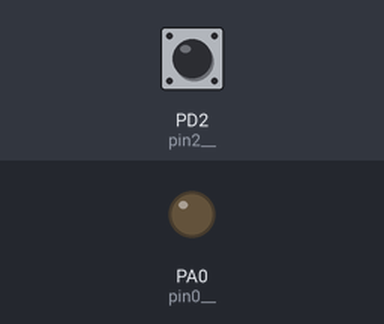
This program was run on a simulated ATmega32, built with avr-gcc and emulated at 8 MHz. Shown: output pins drawn as LEDs (lit = HIGH). The inputs (shaded band) are chosen by the test bench; at power-on: PD2 (pin2__) HIGH.

Above: at 1.2 s.
1.3 s: PD2 (pin2__) pulled LOW for 0.15 s
At 1.7 s:
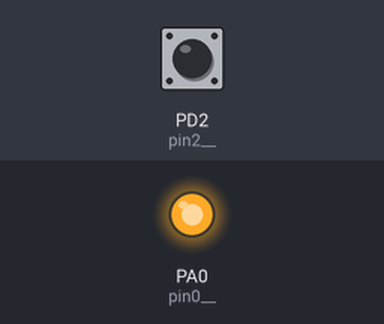
Timing chart, 0 to 4.3 s (numbered marks = the images above; inputs shaded):
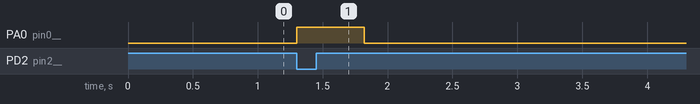

Measured:
- after the input at 1.3 s, PA0 (pin0__): LOW → HIGH at once, → LOW 0.52 s later

The program:

main.c
```c
/*
 * main.c
 *
 *  Created on: Jan 1, 2022
 *      Author: Moaz Mahmoud
 */
#include "lib/STD_TYPES.h"
#include "lib/BIT_MATH.h"
#include"MCAL/DIO/DIO_interface.h"
#include"MCAL/GIE/GIE_interface.h"
#include "MCAL/EXTI/EXTI_interface.h"
#include "util/delay.h"


int main(){
	GIE_vdEnable();
	DIO_u8SetPinDirection(portD,pin2__,pinInput);
	DIO_u8SetPinValue(portD,pin2__,pinHigh);

	DIO_u8SetPinDirection(portA,pin0__,pinOutput);
	EXT0_vdEnable();

	while (1){

	}
}

void __vector_1(void) __attribute__((signal));

void __vector_1(void){
	DIO_u8SetPinValue(portA,pin0__,pinHigh);
	_delay_ms(500);
	DIO_u8SetPinValue(portA,pin0__,pinLow);

}
```

DIO_interface.h
```c
#ifndef DIO_INTERFACE_H
#define DIO_INTERFACE_H

/*Port enum*/
typedef enum {
	portA,
	portB,
	portC,
	portD

}enum_port;

/*Pin enum*/
typedef enum{
	pin0__,
	pin1__,
	pin2__,
	pin3__,
	pin4__,
	pin5__,
	pin6__,
	pin7__
}enum_pin;

/*direction enum*/
typedef enum {
	pinInput,
	pinOutput,
	generalio,
	portOutput=0xff,
	portInput=0x00
}enum_direction;

/*value enum*/
typedef enum{
	pinLow,
	pinHigh,
	portLow  =0x00,
	portHigh =0xff

}enum_value;


/*Set direction of any pin on any port*/
u8 DIO_u8SetPinDirection(enum_port Copy_enuPort, enum_pin Copy_enuPin, enum_direction Copy_enuDirection);
/*Set value of any pin in any port*/
u8 DIO_u8SetPinValue(enum_port Copy_enuPort, enum_pin Copy_enuPin, enum_value Copy_enuvalue);
/*Read value of any pin in any port*/
u8 DIO_u8GetPinValue(enum_port Copy_enuPort, enum_pin Copy_enuPin, u8 *pu8Value);
/*----------------------------------------------------------------------------------------*/
/*Set any port direction*/
u8 DIO_u8SetPortDirection(enum_port Copy_enuPort, enum_direction Copy_u8GeneralIO);
/*Set any port value*/
u8 DIO_u8SetPortValue(enum_port Copy_enuPort, enum_value Copy_u8GeneralValue);
/*Read any port value*/
u8 DIO_u8GetPortValue(enum_port Copy_enuPort, u8 *pu8Value);

#endif
```

DIO_prog.c
```c
#include"../../lib/BIT_MATH.h"
#include"../../lib/STD_TYPES.h"
#include"DIO_interface.h"
#include"DIO_registers.h"

/*Set direction of any pin on any port*/
u8 DIO_u8SetPinDirection(enum_port Copy_enuPort, enum_pin Copy_enuPin, enum_direction Copy_enuDirection){
/*Input*/
	if(Copy_enuDirection== pinInput){
		switch(Copy_enuPort){
		case portA: CLR_BIT(DDRA,Copy_enuPin);break;
		case portB: CLR_BIT(DDRB,Copy_enuPin);break;
		case portC: CLR_BIT(DDRC,Copy_enuPin);break;
		case portD: CLR_BIT(DDRD,Copy_enuPin);break;
		}

	}
/*Output*/
	else if(Copy_enuDirection== pinOutput){
		switch(Copy_enuPort){
		case portA: SET_BIT(DDRA,Copy_enuPin);break;
		case portB: SET_BIT(DDRB,Copy_enuPin);break;
		case portC: SET_BIT(DDRC,Copy_enuPin);break;
		case portD: SET_BIT(DDRD,Copy_enuPin);break;
		}

	}
}

/*Set any pin value in any port*/
u8 DIO_u8SetPinValue(enum_port Copy_enuPort, enum_pin Copy_enuPin, enum_value Copy_enuvalue){

	if(Copy_enuvalue == pinHigh){
		switch (Copy_enuPort){
		case portA: SET_BIT(PORTA,Copy_enuPin);break;
		case portB: SET_BIT(PORTB,Copy_enuPin);break;
		case portC: SET_BIT(PORTC,Copy_enuPin);break;
		case portD: SET_BIT(PORTD,Copy_enuPin);break;
		}
	}
	else if (Copy_enuvalue==pinLow){
		switch(Copy_enuPort){
		case portA: CLR_BIT(PORTA,Copy_enuPin);break;
		case portB: CLR_BIT(PORTB,Copy_enuPin);break;
		case portC: CLR_BIT(PORTC,Copy_enuPin);break;
		case portD: CLR_BIT(PORTD,Copy_enuPin);break;
		}
	}

}

/*Read any pin value in any port*/
u8 DIO_u8GetPinValue(enum_port Copy_enuPort, enum_pin Copy_enuPin, u8 *pu8Value){

	switch (Copy_enuPort){
	case portA: *pu8Value=GET_BIT(PINA,Copy_enuPin);break;
	case portB: *pu8Value=GET_BIT(PINB,Copy_enuPin);break;
	case portC: *pu8Value=GET_BIT(PINC,Copy_enuPin);break;
	case portD: *pu8Value=GET_BIT(PIND,Copy_enuPin);break;
	}
}
/*-----------------------------------------------------------------------------------------------------------*/
/*Set any port direction*/
u8 DIO_u8SetPortDirection(enum_port Copy_enuPort,enum_direction Copy_u8GeneralIO){

	switch(Copy_enuPort){
		case portA: DDRA=Copy_u8GeneralIO;break;
		case portB: DDRB=Copy_u8GeneralIO;break;
		case portC: DDRC=Copy_u8GeneralIO;break;
		case portD: DDRD=Copy_u8GeneralIO;break;
	}
}

/*Set any port value*/
u8 DIO_u8SetPortValue(enum_port Copy_enuPort,enum_value Copy_u8GeneralValue){

		switch(Copy_enuPort){
			case portA: PORTA=Copy_u8GeneralValue;break;
			case portB: PORTB=Copy_u8GeneralValue;break;
			case portC: PORTC=Copy_u8GeneralValue;break;
			case portD: PORTD=Copy_u8GeneralValue;break;
		}
}

/*Read any port value*/
u8 DIO_u8GetPortValue(enum_port Copy_enuPort, u8 *pu8Value){
	switch(Copy_enuPort){
	case portA: *pu8Value=PINA;break;
	case portB: *pu8Value=PINB;break;
	case portC: *pu8Value=PINC;break;
	case portD: *pu8Value=PIND;break;
	}
}
```

DIO_registers.h
```c
#ifndef DIO_REGISTERS_H
#define DIO_REGISTERS_H

/*PortA registers*/
#define PORTA	*((volatile u8*)0x3B)
#define PINA	*((volatile u8*)0x39)
#define DDRA	*((volatile u8*)0x3A)

/*PortB registers*/
#define PORTB	*((volatile u8*)0x38)
#define PINB	*((volatile u8*)0x36)
#define DDRB	*((volatile u8*)0x37)

/*PortC registers*/
#define PORTC	*((volatile u8*)0x35)
#define PINC	*((volatile u8*)0x33)
#define DDRC	*((volatile u8*)0x34)

/*PortD registers*/
#define PORTD	*((volatile u8*)0x32)
#define PIND	*((volatile u8*)0x30)
#define DDRD	*((volatile u8*)0x31)

#endif
```

EXTI_interface.h
```c
#ifndef EXTI_INTERFACE_H
#define EXTI_INTERFACE_H

void EXT0_vdEnable(void);
void EXT1_vdEnable(void);
void EXT2_vdEnable(void);

#endif
```

EXTI_prog.c
```c
#include"../../lib/STD_TYPES.h"
#include"../../lib/BIT_MATH.h"
#include "EXTI_registers.h"


void EXT0_vdEnable(void){
	/*Sensing control
	 * set as falling edge*/
	SET_BIT(MCUCR,MCUCR_ISC01);
	CLR_BIT(MCUCR,MCUCR_ISC00);
	/*Enable interrupt*/
	SET_BIT(GICR,GICR_INT0);
}
void EXT1_vdEnable(void){
	/*Sensing control
	 * set as falling edge*/
	SET_BIT(MCUCR,MCUCR_ISC11);
	CLR_BIT(MCUCR,MCUCR_ISC10);
	/*Enable interrupt*/
	SET_BIT(GICR,GICR_INT1);

}
void EXT2_vdEnable(void){
	/*Sensing control
	 * set as falling edge*/
	CLR_BIT(MCUCSR,MCUCSR_ISC2);
	/*Enable interrupt*/
	SET_BIT(GICR,GICR_INT2);
}
```

EXTI_registers.h
```c
#ifndef EXTI_REGISTERS_H
#define EXTI_REGISTERS_H

/*Sensing control
 * INT0 & INT1*/
#define MCUCR 	*((volatile u8*)0x55)
#define MCUCR_ISC11	3
#define MCUCR_ISC10	2
#define MCUCR_ISC01	1
#define MCUCR_ISC00	0

/*Sensing control
 *INT2*/
#define MCUCSR	*((volatile u8*)0x54)
#define MCUCSR_ISC2	6

/*PIE register*/
#define GICR	*((volatile u8*)0x5b)
#define GICR_INT1	7
#define GICR_INT0	6
#define GICR_INT2	5

#endif
```

GIE_interface.h
```c
#ifndef GIE_REGISTERS_H
#define GIE_REGISTERS_H

void GIE_vdEnable(void);
void GIE_vdDisable(void);


#endif 
```

GIE_prog.c
```c
#include"../../lib/STD_TYPES.h"
#include"../../lib/BIT_MATH.h"
#include "GIE_registers.h"
void GIE_vdEnable(void){
	SET_BIT(SREG,SREG_IBIT);
}
void GIE_vdDisable(void){
	CLR_BIT(SREG,SREG_IBIT);
}
```

GIE_registers.h
```c
#ifndef GIE_REGISTERS_H
#define GIE_REGISTERS_H

#define SREG 		*((volatile u8*)0x5f)
#define SREG_IBIT	7
#endif	
```

BIT_MATH.h
```c
#ifndef _BIT_MATH_H
#define _BIT_MATH_H

#define SET_BIT(VAR,BITNO) (VAR) |=  (1 << (BITNO))
#define CLR_BIT(VAR,BITNO) (VAR) &= ~(1 << (BITNO))
#define TOG_BIT(VAR,BITNO) (VAR) ^=  (1 << (BITNO))
#define GET_BIT(VAR,BITNO) (((VAR) >> (BITNO)) & 0x01)


#endif
```

STD_TYPES.h
```c
#ifndef _STD_TYPES_H
#define _STD_TYPES_H

typedef unsigned char u8;
typedef unsigned short int u16;
typedef unsigned long  int u32;

typedef signed char s8;
typedef signed short int s16;
typedef signed long  int s32;

typedef float  f32;
typedef double f64;

#endif
```
